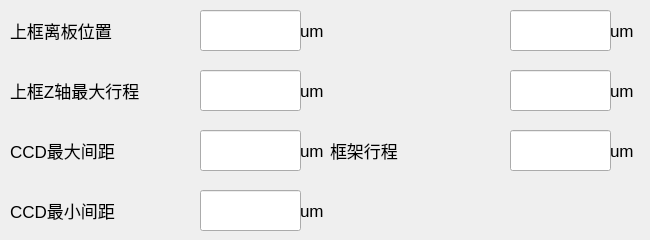
   <widget class="QWidget" name="page_otherpara">
    <widget class="QLineEdit" name="lineEdit_up_lbposition">
     <property name="geometry">
      <rect>
       <x>200</x>
       <y>10</y>
       <width>101</width>
       <height>41</height>
      </rect>
     </property>
     <property name="toolTip">
      <string/>
     </property>
    </widget>
    <widget class="QLabel" name="label_down_zmaxunit">
     <property name="geometry">
      <rect>
       <x>610</x>
       <y>70</y>
       <width>31</width>
       <height>41</height>
      </rect>
     </property>
     <property name="font">
      <font>
       <pointsize>13</pointsize>
      </font>
     </property>
     <property name="text">
      <string>um</string>
     </property>
    </widget>
    <widget class="QLabel" name="label_ymin">
     <property name="geometry">
      <rect>
       <x>10</x>
       <y>190</y>
       <width>191</width>
       <height>41</height>
      </rect>
     </property>
     <property name="font">
      <font>
       <pointsize>13</pointsize>
      </font>
     </property>
     <property name="text">
      <string>CCD&lt;Y&gt;最小间距</string>
     </property>
    </widget>
    <widget class="QLineEdit" name="lineEdit_down_zmax">
     <property name="geometry">
      <rect>
       <x>510</x>
       <y>70</y>
       <width>101</width>
       <height>41</height>
      </rect>
     </property>
    </widget>
    <widget class="QLabel" name="label_wlength">
     <property name="geometry">
      <rect>
       <x>330</x>
       <y>130</y>
       <width>181</width>
       <height>41</height>
      </rect>
     </property>
     <property name="font">
      <font>
       <pointsize>13</pointsize>
      </font>
     </property>
     <property name="text">
      <string>框架行程</string>
     </property>
    </widget>
    <widget class="QLineEdit" name="lineEdit_up_zmax">
     <property name="geometry">
      <rect>
       <x>200</x>
       <y>70</y>
       <width>101</width>
       <height>41</height>
      </rect>
     </property>
    </widget>
    <widget class="QLabel" name="label_up_lbposition">
     <property name="geometry">
      <rect>
       <x>10</x>
       <y>10</y>
       <width>191</width>
       <height>41</height>
      </rect>
     </property>
     <property name="font">
      <font>
       <pointsize>13</pointsize>
      </font>
     </property>
     <property name="text">
      <string>上框离板位置</string>
     </property>
    </widget>
    <widget class="QLabel" name="label_up_lbpositionunit">
     <property name="geometry">
      <rect>
       <x>300</x>
       <y>10</y>
       <width>31</width>
       <height>41</height>
      </rect>
     </property>
     <property name="font">
      <font>
       <pointsize>13</pointsize>
      </font>
     </property>
     <property name="text">
      <string>um</string>
     </property>
    </widget>
    <widget class="QLineEdit" name="lineEdit_down_lbposition">
     <property name="geometry">
      <rect>
       <x>510</x>
       <y>10</y>
       <width>101</width>
       <height>41</height>
      </rect>
     </property>
    </widget>
    <widget class="QLabel" name="label_up_zmaxunit">
     <property name="geometry">
      <rect>
       <x>300</x>
       <y>70</y>
       <width>31</width>
       <height>41</height>
      </rect>
     </property>
     <property name="font">
      <font>
       <pointsize>13</pointsize>
      </font>
     </property>
     <property name="text">
      <string>um</string>
     </property>
    </widget>
    <widget class="QLabel" name="label_yminunit">
     <property name="geometry">
      <rect>
       <x>300</x>
       <y>190</y>
       <width>31</width>
       <height>41</height>
      </rect>
     </property>
     <property name="font">
      <font>
       <pointsize>13</pointsize>
      </font>
     </property>
     <property name="text">
      <string>um</string>
     </property>
    </widget>
    <widget class="QLabel" name="label_down_lbpositionunit">
     <property name="geometry">
      <rect>
       <x>610</x>
       <y>10</y>
       <width>31</width>
       <height>41</height>
      </rect>
     </property>
     <property name="font">
      <font>
       <pointsize>13</pointsize>
      </font>
     </property>
     <property name="text">
      <string>um</string>
     </property>
    </widget>
    <widget class="QLabel" name="label_up_zmax">
     <property name="geometry">
      <rect>
       <x>10</x>
       <y>70</y>
       <width>191</width>
       <height>41</height>
      </rect>
     </property>
     <property name="font">
      <font>
       <pointsize>13</pointsize>
      </font>
     </property>
     <property name="text">
      <string>上框Z轴最大行程</string>
     </property>
    </widget>
    <widget class="QLabel" name="label_wlengthunit">
     <property name="geometry">
      <rect>
       <x>610</x>
       <y>130</y>
       <width>31</width>
       <height>41</height>
      </rect>
     </property>
     <property name="font">
      <font>
       <pointsize>13</pointsize>
      </font>
     </property>
     <property name="text">
      <string>um</string>
     </property>
    </widget>
    <widget class="QLineEdit" name="lineEdit_ymax">
     <property name="geometry">
      <rect>
       <x>200</x>
       <y>130</y>
       <width>101</width>
       <height>41</height>
      </rect>
     </property>
    </widget>
    <widget class="QLineEdit" name="lineEdit_ymin">
     <property name="geometry">
      <rect>
       <x>200</x>
       <y>190</y>
       <width>101</width>
       <height>41</height>
      </rect>
     </property>
    </widget>
    <widget class="QLabel" name="label_down_lbposition">
     <property name="geometry">
      <rect>
       <x>330</x>
       <y>10</y>
       <width>181</width>
       <height>41</height>
      </rect>
     </property>
     <property name="font">
      <font>
       <pointsize>13</pointsize>
      </font>
     </property>
     <property name="text">
      <string/>
     </property>
    </widget>
    <widget class="QLineEdit" name="lineEdit_wlength">
     <property name="geometry">
      <rect>
       <x>510</x>
       <y>130</y>
       <width>101</width>
       <height>41</height>
      </rect>
     </property>
    </widget>
    <widget class="QLabel" name="label_down_zmax">
     <property name="geometry">
      <rect>
       <x>330</x>
       <y>70</y>
       <width>181</width>
       <height>41</height>
      </rect>
     </property>
     <property name="font">
      <font>
       <pointsize>13</pointsize>
      </font>
     </property>
     <property name="text">
      <string/>
     </property>
    </widget>
    <widget class="QLabel" name="label_ymax">
     <property name="geometry">
      <rect>
       <x>10</x>
       <y>130</y>
       <width>191</width>
       <height>41</height>
      </rect>
     </property>
     <property name="font">
      <font>
       <pointsize>13</pointsize>
      </font>
     </property>
     <property name="text">
      <string>CCD&lt;Y&gt;最大间距</string>
     </property>
    </widget>
    <widget class="QLabel" name="label_ymaxunit">
     <property name="geometry">
      <rect>
       <x>300</x>
       <y>130</y>
       <width>31</width>
       <height>41</height>
      </rect>
     </property>
     <property name="font">
      <font>
       <pointsize>13</pointsize>
      </font>
     </property>
     <property name="text">
      <string>um</string>
     </property>
    </widget>
   </widget>
